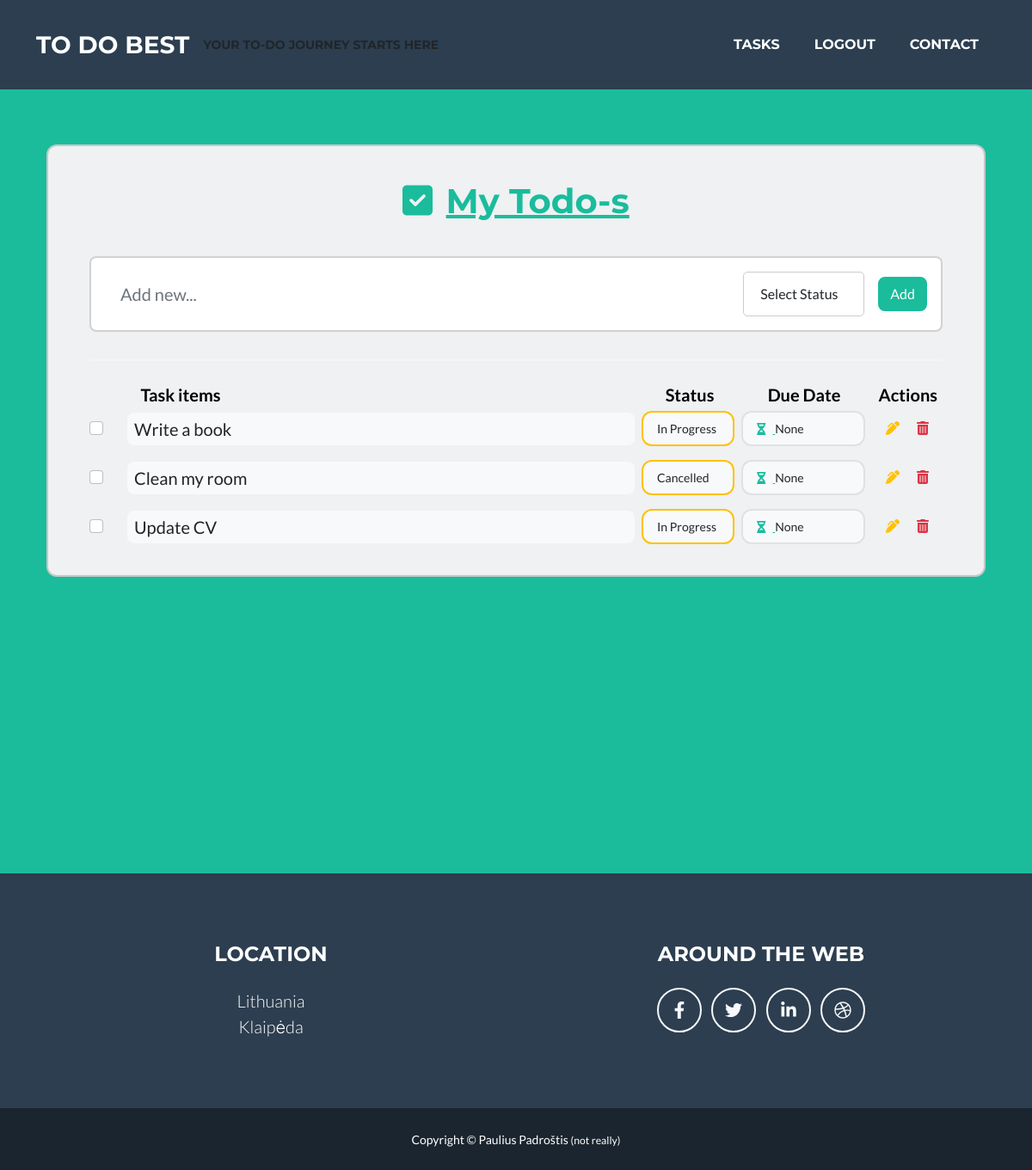
Before: /tasks/ (signed in) with the older database file.
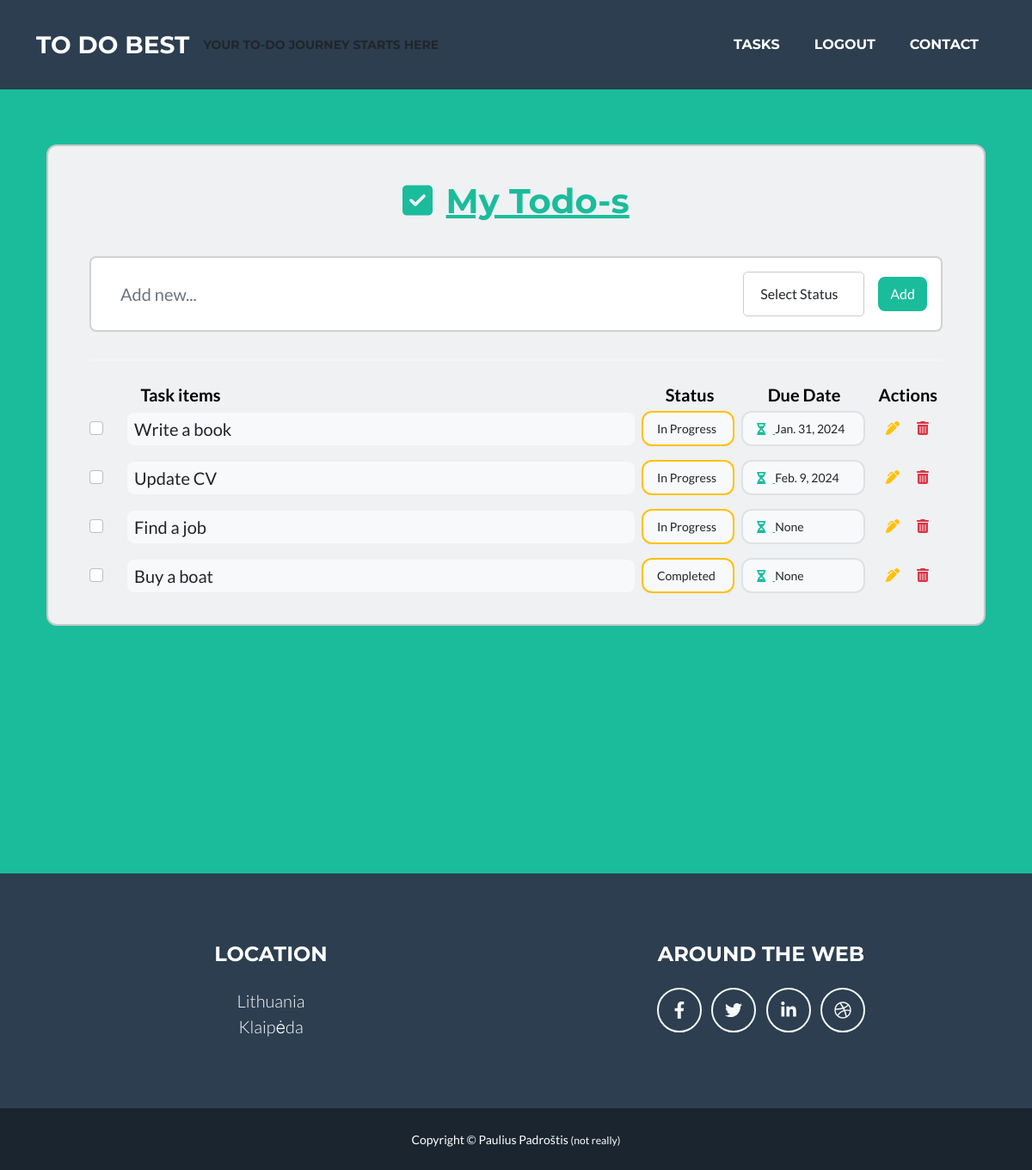
After: the same page with the newer database file.
### todoapp/models.py (models this page shows, shortened)
class Task(models.Model):
    task = models.CharField(verbose_name='Task', max_length=200)
    user = models.ForeignKey(User, on_delete=models.CASCADE)
    creation_date = models.DateTimeField(verbose_name='Task created', auto_now_add=True)
    due_date = models.DateField(verbose_name='Due on', blank=True, null=True)
    COMPLETION_STATUS = (
        ('td', 'To do'),
        ('ip', 'In Progress'),
        ('ca', 'Cancelled'),
        ('co', 'Completed'),
    )
    status = models.CharField(max_length=2, choices=COMPLETION_STATUS, default='td', help_text='Task status')
    class Meta:
        verbose_name = 'Task'
        verbose_name_plural = 'Tasks'

### todoapp/views.py (the view)
# urls.py: path('tasks/', views.TaskListView.as_view(), name='tasks'),
class TaskListView(LoginRequiredMixin, generic.ListView):
    model = Task
    template_name = 'tasklist.html'
    context_object_name = 'task'
    def get_context_data(self, **kwargs):
        context = super().get_context_data(**kwargs)
        context['status_choices'] = Task.COMPLETION_STATUS
        return context
    def get_queryset(self):
        return Task.objects.filter(user=self.request.user)

### todoapp/templates/tasklist.html (shortened to what this page needs)
{% extends "base.html" %}
{% load static %}
{% load crispy_forms_tags %}
{% block TaskListCSS %}
<link href="{% static 'css/todo.css' %}" rel="stylesheet"/> {% endblock %}
{% block Content %}
<section class="vh-100">
    <div class="container py-5 h-50">
        <div class="row d-flex justify-content-center align-items-center h-50">
            <div class="col">
                <div class="card fixed-header" id="list1" style="border-radius: .75rem; background-color: #eff1f2;">
                    <div class="card-body py-4 px-4 px-md-5">
                        <p class="h1 text-center mt-3 mb-4 pb-3 text-primary">
                            <i class="fas fa-check-square me-1"></i>
                                <u>My Todo-s</u>
                        </p>
                        <div class="pb-2">
                            <div class="card">
                                <div class="card-body">
                                    <form id="TodoItemForm" method="post" action="{% url 'add_todo' %}">
                                        <div class="d-flex flex-row align-items-center">
                                            <input type="text" name="task" class="form-control form-control-lg" id="exampleFormControlInput1" placeholder="Add new...">
                                                <div class="status-select-wrapper me-3" style="margin-left: auto; border: 1px solid #ccc; border-radius: 5px; padding: 5px; width: 15vw;">
                                                    <select name="status" class="form-control">
                                                        <option value="">Select Status</option>
                                                    </select>
                                                </div>
                                            <div>
                                                <button type="button" id="addTaskButton" class="btn btn-primary">Add</button>
                                            </div>
                                        </div>
                                    </form>
                                </div>
                            </div>
                        </div>
                        <hr class="my-4">
                        <div class="header-row d-flex">
                        <div class="header-item" style="width: 6%;">
                        </div>
                        <div class="header-item" style="flex-grow: 1; color: black; font-weight: bold; font-size: 20px;">Task items</div>
                        <div class="header-item" style="width: 12%; color: black; font-weight: bold; font-size: 20px;">Status</div>
                        <div class="header-item" style="width: 13%; color: black; font-weight: bold; font-size: 20px;">Due Date</div>
                        <div class="header-item" style="width: 7.5%; color: black; font-weight: bold; font-size: 20px;">Actions</div>
                        </div>
                        {% for item in task %}
                            <ul id="taskList" class="list-group list-group-horizontal rounded-0 mb-2">
                                <li class="list-group-item d-flex align-items-center ps-0 pe-3 py-1 rounded-0 border-0 bg-transparent">
                                    <div class="form-check">
                                        <input class="form-check-input me-0" type="checkbox" value="" aria-label="..."/>
                                    </div>
                                </li>
                                <li class="list-group-item px-1 py-1 d-flex align-items-center flex-grow-1 border-0 bg-transparent">
                                    <p class="lead fw-normal mb-0 bg-light w-100 ms-n2 ps-2 py-1 rounded">{{item.task}}</p>
                                </li>
                                <li class="list-group-item px-1 py-1 d-flex align-items-center border-0 bg-transparent">
                                    <div class="py-2 px-3  border border-warning rounded-3 d-flex align-items-center bg-light" style="width: 9vw;">
                                        <p class="small mb-0" data-mdb-toggle="tooltip" title="Status">
                                            {{item.get_status_display}}
                                        </p>
                                    </div>
                                </li>
                                <li class="list-group-item px-1 py-1 d-flex align-items-center border-0 bg-transparent" >
                                    <div class="py-2 px-3 border rounded-3 d-flex align-items-center bg-light" style="width: 12vw;">
                                        <p class="small mb-0">
                                            <a href="#!" data-mdb-toggle="tooltip" title="Due on date">
                                                <i class="fas fa-hourglass-half me-2"></i>
                                            </a>
                                            {{item.due_date}}
                                        </p>
                                    </div>
                                </li>
                                <li class="list-group-item ps-1 mt-1 ms-3 rounded-0 border-0 bg-transparent">
                                    <div class="d-flex flex-row justify-content-end mb-1">
                                        <a href="{% url 'update_todo' pk=item.id %}" class="text-warning" data-mdb-toggle="tooltip" title="Edit"><i class="fas fa-pen-alt"></i></a>
                                    </div>
                                </li>
                                <li class="list-group-item ps-1 mt-1  rounded-0 border-0 bg-transparent">
                                    <div class="d-flex flex-row justify-content-end mb-1">
                                        <a href="#!" class="text-danger" data-mdb-toggle="tooltip" title="Delete" onclick="deleteTask('{{item.id}}')"><i class="fas fa-trash-alt"></i></a>
                                    </div>
                                </li>
                            </ul>
                        {% endfor %}
                    </div>
                </div>
            </div>
        </div>
    </div>
</section>
{% endblock %}

### todoapp/templates/base.html (shortened to what this page needs)
<!DOCTYPE html>
<html lang="en">
    <head>
        {% load static %}
        {% load crispy_forms_tags %}
        <link href="{% static 'css/styles.css' %}" rel="stylesheet" />
        {% block TaskListCSS %} {% endblock %}
    </head>
    <body id="page-top">
        <nav class="navbar navbar-expand-lg bg-secondary text-uppercase fixed-top" id="mainNav">
            <div class="container">
                <a class="navbar-brand" href="{% url 'index' %}">TO DO BEST</a>
                <a><small>YOUR TO-DO JOURNEY STARTS HERE</small></a>
                <div class="collapse navbar-collapse" id="navbarResponsive">
                    <ul class="navbar-nav ms-auto">
                        {% if user.is_authenticated %}
                            <li class="nav-item mx-0 mx-lg-1"><a class="nav-link py-3 px-0 px-lg-3 rounded" href="{% url 'tasks' %}">Tasks</a></li>
                            <li class="nav-item mx-0 mx-lg-1"><a class="nav-link py-3 px-0 px-lg-3 rounded" href="{% url 'logout' %}">Logout</a></li>
                        {% else %}
                            <li class="nav-item mx-0 mx-lg-1"><a class="nav-link py-3 px-0 px-lg-3 rounded" href="{% url 'register' %}">Register</a></li>
                            <li class="nav-item mx-0 mx-lg-1"><a class="nav-link py-3 px-0 px-lg-3 rounded" href="{% url 'login' %}">Login</a></li>
                        {% endif %}
                            <li class="nav-item mx-0 mx-lg-1"><a class="nav-link py-3 px-0 px-lg-3 rounded" href="#">Contact</a></li>
                    </ul>
                </div>
            </div>
        </nav>
        <section class="page-section bg-primary text-white mb-0">
            <div class="container mt-4">
                <div class="row">
                    <div class="col-sm">
                        {% block Content %}{% endblock %}
                    </div>
                </div>
            </div>
        </section>
        <footer class="footer text-center">
            <div class="container">
                <div class="row">
                    <div class="col-lg-6 mb-5 mb-lg-0">
                        <h4 class="text-uppercase mb-4">Location</h4>
                        <p class="lead mb-0">
                            Lithuania
                            <br />
                            Klaipėda
                        </p>
                    </div>
                    <div class="col-lg-6 mb-5 mb-lg-0">
                        <h4 class="text-uppercase mb-4">Around the Web</h4>
                        <a class="btn btn-outline-light btn-social mx-1" href="#!"><i class="fab fa-fw fa-facebook-f"></i></a>
                        <a class="btn btn-outline-light btn-social mx-1" href="#!"><i class="fab fa-fw fa-twitter"></i></a>
                        <a class="btn btn-outline-light btn-social mx-1" href="#!"><i class="fab fa-fw fa-linkedin-in"></i></a>
                        <a class="btn btn-outline-light btn-social mx-1" href="#!"><i class="fab fa-fw fa-dribbble"></i></a>
                    </div>
                </div>
            </div>
        </footer>
        <div class="copyright py-4 text-center text-white">
            <div class="container"><small>Copyright &copy; Paulius Padroštis <small>(not really)</small></small></div>
        </div>
    </body>
</html>

### static/css/todo.css (style rules this page uses)
#list1 .form-control { border-color: transparent; }

Changed rows visible on the page:
removed Task: task "Clean my room", status "Cancelled", due_date "None"
changed Task "Write a book": due_date "None" → "Jan. 31, 2024"
changed Task "Update CV": due_date "None" → "Feb. 9, 2024"
added Task: task "Find a job", status "In Progress", due_date "None"
added Task: task "Buy a boat", status "Completed", due_date "None"
